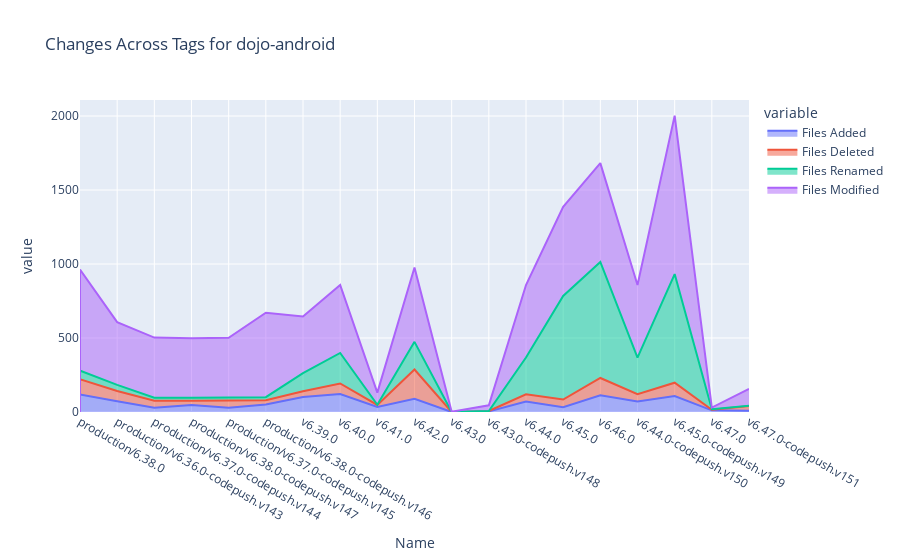

Notebook code for this chart:
### Code cell
figure = px.area(
    change_df,
    title=f"Changes Across Tags for {os.path.basename(os.path.dirname(repo.common_dir))}",
    x="Name",
    y=list(change_name.values()),
    labels=["Added", "Deleted", "Modified", "Removed"],
    hover_name="Name",
    hover_data=["Date"],
)
figure.show()

### Figure 1 — Plotly figure (JSON) as saved in the notebook; plotly's stock layout.template omitted (floating-point values rounded to 4 significant figures)
{"data": [{"customdata": [["2024-06-14"], ["2024-06-14"], ["2024-06-14"], ["2024-06-14"], ["2024-06-17"], ["2024-06-17"], ["2024-06-17"], ["2024-06-21"], ["2024-06-28"], ["2024-07-04"], ["2024-07-08"], ["2024-07-12"], ["2024-07-12"], ["2024-07-12"], ["2024-07-19"], ["2024-07-26"], ["2024-08-01"], ["2024-07-31"], ["2024-08-02"], ["2024-08-02"]], "fillpattern": {"shape": ""}, "hovertemplate": "<b>%{hovertext}</b><br><br>variable=Files Added<br>Name=%{x}<br>value=%{y}<br>Date=%{customdata[0]}<extra></extra>", "hovertext": ["production/6.38.0", "production/6.38.0", "production/v6.36.0-codepush.v143", "production/v6.37.0-codepush.v144", "production/v6.38.0-codepush.v147", "production/v6.37.0-codepush.v145", "production/v6.38.0-codepush.v146", "v6.39.0", "v6.40.0", "v6.41.0", "v6.42.0", "v6.43.0", "v6.43.0-codepush.v148", "v6.44.0", "v6.45.0", "v6.46.0", "v6.44.0-codepush.v150", "v6.45.0-codepush.v149", "v6.47.0", "v6.47.0-codepush.v151"], "legendgroup": "Files Added", "line": {"color": "#636efa"}, "marker": {"symbol": "circle"}, "mode": "lines", "name": "Files Added", "orientation": "v", "showlegend": true, "stackgroup": "1", "x": ["production/6.38.0", "production/6.38.0", "production/v6.36.0-codepush.v143", "production/v6.37.0-codepush.v144", "production/v6.38.0-codepush.v147", "production/v6.37.0-codepush.v145", "production/v6.38.0-codepush.v146", "v6.39.0", "v6.40.0", "v6.41.0", "v6.42.0", "v6.43.0", "v6.43.0-codepush.v148", "v6.44.0", "v6.45.0", "v6.46.0", "v6.44.0-codepush.v150", "v6.45.0-codepush.v149", "v6.47.0", "v6.47.0-codepush.v151"], "xaxis": "x", "y": [null, 118.0, 73.0, 29.0, 47.0, 29.0, 51.0, 101.0, 121.0, 34.0, 89.0, null, 4.0, 71.0, 33.0, 113.0, 71.0, 108.0, 11.0, 9.0], "yaxis": "y", "type": "scatter"}, {"customdata": [["2024-06-14"], ["2024-06-14"], ["2024-06-14"], ["2024-06-14"], ["2024-06-17"], ["2024-06-17"], ["2024-06-17"], ["2024-06-21"], ["2024-06-28"], ["2024-07-04"], ["2024-07-08"], ["2024-07-12"], ["2024-07-12"], ["2024-07-12"], ["2024-07-19"], ["2024-07-26"], ["2024-08-01"], ["2024-07-31"], ["2024-08-02"], ["2024-08-02"]], "fillpattern": {"shape": ""}, "hovertemplate": "<b>%{hovertext}</b><br><br>variable=Files Deleted<br>Name=%{x}<br>value=%{y}<br>Date=%{customdata[0]}<extra></extra>", "hovertext": ["production/6.38.0", "production/6.38.0", "production/v6.36.0-codepush.v143", "production/v6.37.0-codepush.v144", "production/v6.38.0-codepush.v147", "production/v6.37.0-codepush.v145", "production/v6.38.0-codepush.v146", "v6.39.0", "v6.40.0", "v6.41.0", "v6.42.0", "v6.43.0", "v6.43.0-codepush.v148", "v6.44.0", "v6.45.0", "v6.46.0", "v6.44.0-codepush.v150", "v6.45.0-codepush.v149", "v6.47.0", "v6.47.0-codepush.v151"], "legendgroup": "Files Deleted", "line": {"color": "#EF553B"}, "marker": {"symbol": "circle"}, "mode": "lines", "name": "Files Deleted", "orientation": "v", "showlegend": true, "stackgroup": "1", "x": ["production/6.38.0", "production/6.38.0", "production/v6.36.0-codepush.v143", "production/v6.37.0-codepush.v144", "production/v6.38.0-codepush.v147", "production/v6.37.0-codepush.v145", "production/v6.38.0-codepush.v146", "v6.39.0", "v6.40.0", "v6.41.0", "v6.42.0", "v6.43.0", "v6.43.0-codepush.v148", "v6.44.0", "v6.45.0", "v6.46.0", "v6.44.0-codepush.v150", "v6.45.0-codepush.v149", "v6.47.0", "v6.47.0-codepush.v151"], "xaxis": "x", "y": [null, 103.0, 69.0, 47.0, 29.0, 48.0, 29.0, 39.0, 72.0, 14.0, 198.0, null, 3.0, 49.0, 51.0, 117.0, 49.0, 90.0, 4.0, 31.0], "yaxis": "y", "type": "scatter"}, {"customdata": [["2024-06-14"], ["2024-06-14"], ["2024-06-14"], ["2024-06-14"], ["2024-06-17"], ["2024-06-17"], ["2024-06-17"], ["2024-06-21"], ["2024-06-28"], ["2024-07-04"], ["2024-07-08"], ["2024-07-12"], ["2024-07-12"], ["2024-07-12"], ["2024-07-19"], ["2024-07-26"], ["2024-08-01"], ["2024-07-31"], ["2024-08-02"], ["2024-08-02"]], "fillpattern": {"shape": ""}, "hovertemplate": "<b>%{hovertext}</b><br><br>variable=Files Renamed<br>Name=%{x}<br>value=%{y}<br>Date=%{customdata[0]}<extra></extra>", "hovertext": ["production/6.38.0", "production/6.38.0", "production/v6.36.0-codepush.v143", "production/v6.37.0-codepush.v144", "production/v6.38.0-codepush.v147", "production/v6.37.0-codepush.v145", "production/v6.38.0-codepush.v146", "v6.39.0", "v6.40.0", "v6.41.0", "v6.42.0", "v6.43.0", "v6.43.0-codepush.v148", "v6.44.0", "v6.45.0", "v6.46.0", "v6.44.0-codepush.v150", "v6.45.0-codepush.v149", "v6.47.0", "v6.47.0-codepush.v151"], "legendgroup": "Files Renamed", "line": {"color": "#00cc96"}, "marker": {"symbol": "circle"}, "mode": "lines", "name": "Files Renamed", "orientation": "v", "showlegend": true, "stackgroup": "1", "x": ["production/6.38.0", "production/6.38.0", "production/v6.36.0-codepush.v143", "production/v6.37.0-codepush.v144", "production/v6.38.0-codepush.v147", "production/v6.37.0-codepush.v145", "production/v6.38.0-codepush.v146", "v6.39.0", "v6.40.0", "v6.41.0", "v6.42.0", "v6.43.0", "v6.43.0-codepush.v148", "v6.44.0", "v6.45.0", "v6.46.0", "v6.44.0-codepush.v150", "v6.45.0-codepush.v149", "v6.47.0", "v6.47.0-codepush.v151"], "xaxis": "x", "y": [null, 59.0, 41.0, 20.0, 20.0, 20.0, 20.0, 122.0, 206.0, 1.0, 187.0, null, null, 248.0, 700.0, 784.0, 248.0, 734.0, 4.0, 2.0], "yaxis": "y", "type": "scatter"}, {"customdata": [["2024-06-14"], ["2024-06-14"], ["2024-06-14"], ["2024-06-14"], ["2024-06-17"], ["2024-06-17"], ["2024-06-17"], ["2024-06-21"], ["2024-06-28"], ["2024-07-04"], ["2024-07-08"], ["2024-07-12"], ["2024-07-12"], ["2024-07-12"], ["2024-07-19"], ["2024-07-26"], ["2024-08-01"], ["2024-07-31"], ["2024-08-02"], ["2024-08-02"]], "fillpattern": {"shape": ""}, "hovertemplate": "<b>%{hovertext}</b><br><br>variable=Files Modified<br>Name=%{x}<br>value=%{y}<br>Date=%{customdata[0]}<extra></extra>", "hovertext": ["production/6.38.0", "production/6.38.0", "production/v6.36.0-codepush.v143", "production/v6.37.0-codepush.v144", "production/v6.38.0-codepush.v147", "production/v6.37.0-codepush.v145", "production/v6.38.0-codepush.v146", "v6.39.0", "v6.40.0", "v6.41.0", "v6.42.0", "v6.43.0", "v6.43.0-codepush.v148", "v6.44.0", "v6.45.0", "v6.46.0", "v6.44.0-codepush.v150", "v6.45.0-codepush.v149", "v6.47.0", "v6.47.0-codepush.v151"], "legendgroup": "Files Modified", "line": {"color": "#ab63fa"}, "marker": {"symbol": "circle"}, "mode": "lines", "name": "Files Modified", "orientation": "v", "showlegend": true, "stackgroup": "1", "x": ["production/6.38.0", "production/6.38.0", "production/v6.36.0-codepush.v143", "production/v6.37.0-codepush.v144", "production/v6.38.0-codepush.v147", "production/v6.37.0-codepush.v145", "production/v6.38.0-codepush.v146", "v6.39.0", "v6.40.0", "v6.41.0", "v6.42.0", "v6.43.0", "v6.43.0-codepush.v148", "v6.44.0", "v6.45.0", "v6.46.0", "v6.44.0-codepush.v150", "v6.45.0-codepush.v149", "v6.47.0", "v6.47.0-codepush.v151"], "xaxis": "x", "y": [null, 683.0, 424.0, 407.0, 403.0, 404.0, 571.0, 384.0, 460.0, 82.0, 502.0, 2.0, 38.0, 490.0, 602.0, 668.0, 490.0, 1071.0, 11.0, 114.0], "yaxis": "y", "type": "scatter"}], "layout": {"xaxis": {"anchor": "y", "domain": [0.0, 1.0], "title": {"text": "Name"}}, "yaxis": {"anchor": "x", "domain": [0.0, 1.0], "title": {"text": "value"}}, "legend": {"title": {"text": "variable"}, "tracegroupgap": 0}, "title": {"text": "Changes Across Tags for dojo-android"}}}
